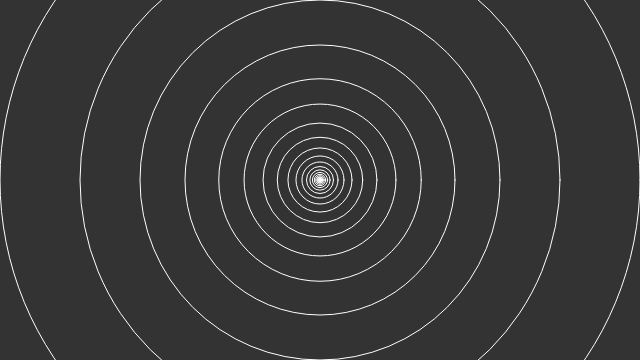
Frame 1 (no input)
Frame 2 (the mouse pressed at the canvas centre, redrawn once): identical to frame 1, image omitted

The p5.js sketch that drew this single still picture (run headless with seeded random() and noise() and a simulated clock; the mouse was pressed at the canvas centre and the sketch redrawn once):

// p5.js sketch
// ── sketch.js
// The Nature of Code
// Daniel Shiffman
// http://natureofcode.com

// Simple Recursion

function setup() {
  createCanvas(640,360);
}

function draw() {
  background(51);
  drawCircle(width/2,height/2,width); 
  noLoop();
}

// Very simple function that draws one circle
// and recursively calls itself
function drawCircle(x,y,r) {
  stroke(255);
  noFill();
  ellipse(x, y, r, r);
  // Exit condition, stop when radius is too small
  if(r > 2) {
    r *= 0.75;
    // Call the function inside the function! (recursion!)
    drawCircle(x, y, r);
  }
}
